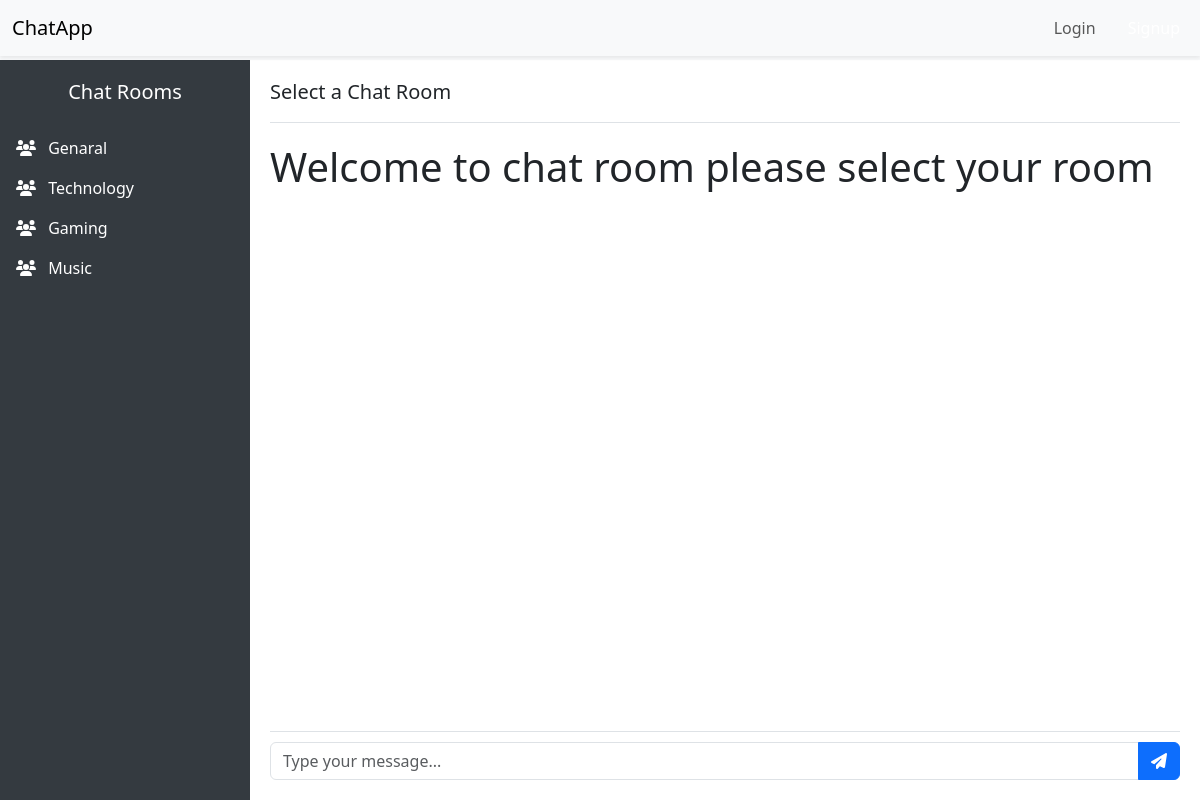
Page /pu on the earlier database version.
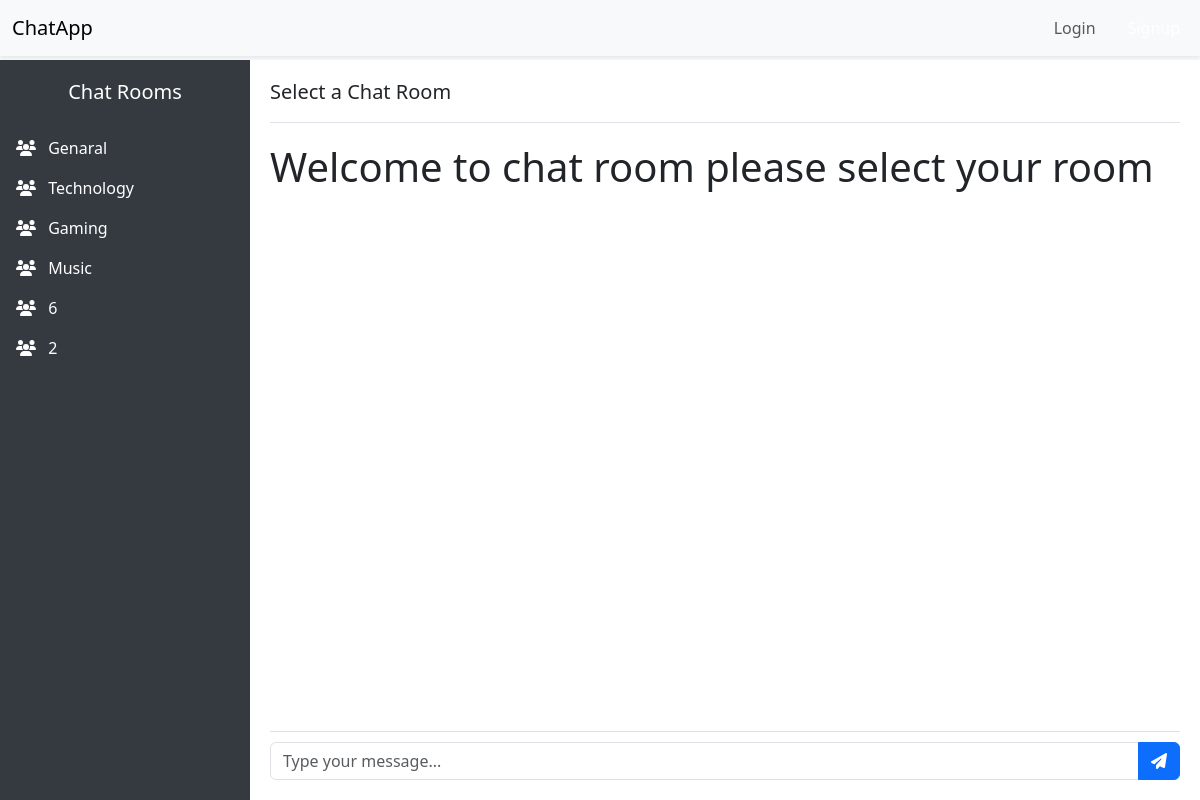
Same page on the later database version.
### globalchat/models.py (models this page shows, shortened)
class PublicChatRoom(models.Model):
	title = models.CharField(max_length=255, unique=True, blank=False)

### globalchat/views.py (the view)
# urls.py: path("pu",views.Public_chat,name='public_url'),
def Public_chat(request):
    gp_data=PublicChatRoom.objects.all()
    context={'groups':gp_data,'current_user': request.user}
    return render(request,'public_chats2.html',context)

### templates/public_chats2.html (shortened to what this page needs)
<!DOCTYPE html>
<html lang="en">
<head>
  <link href="https://cdn.jsdelivr.net/npm/bootstrap@5.3.0/dist/css/bootstrap.min.css" rel="stylesheet">
  <link rel="stylesheet" href="https://cdnjs.cloudflare.com/ajax/libs/font-awesome/6.4.0/css/all.min.css">
</head>
<body>
  <nav class="navbar navbar-expand-lg navbar-light bg-light fixed-top shadow-sm">
    <div class="container-fluid">
      <a class="navbar-brand" href="#">ChatApp</a>
      <div class="collapse navbar-collapse justify-content-end" id="navbarNav">
        <ul class="navbar-nav align-items-center">
          <li class="nav-item">
            <a class="nav-link" href="#" data-bs-toggle="modal" data-bs-target="#loginModal">Login</a>
          </li>
          <li class="nav-item">
            <a class="nav-link btn btn-primary text-white ms-3" href="#" data-bs-toggle="modal" data-bs-target="#signupModal">Signup</a>
          </li>
        </ul>
      </div>
    </div>
  </nav>
  <div class="chat-container">
    <div class="sidebar">
      <h5 class="text-center mb-4">Chat Rooms</h5>
      <div class="list-group list-group-flush">
        {% for room in groups %}
        <a href="#" class="list-group-item list-group-item-action" data-room="{{ room.title }}">
          <i class="fas fa-users me-2"></i> {{ room.title }}
        </a>
        {% endfor %}
      </div>
    </div>
    <div class="chat-window">
      <div class="chat-header">
        <h5 id="currentRoom">Select a Chat Room</h5>
      </div>
      <div class="chat-messages" id="chatMessages">
        <h1>Welcome to chat room please select your room</h1>
      </div>
      <div class="chat-input">
        <form id="messageForm">
          <div class="input-group">
            <input type="text" class="form-control" id="messageInput" placeholder="Type your message..." required>
            <button class="btn btn-primary" type="submit"><i class="fas fa-paper-plane"></i></button>
          </div>
        </form>
      </div>
    </div>
  </div>
</body>
</html>

### templates/public_chats2.html (style rules this page uses)
body, html { height: 100%; margin: 0; padding: 0; background-color: #f8f9fa; }
.chat-container { height: 100vh; display: flex; flex-direction: row; padding-top: 60px; }
.sidebar { width: 250px; background-color: #343a40; color: #ffffff; padding-top: 20px; overflow-y: auto; }
.sidebar .list-group-item { background-color: #343a40; color: #ffffff; border: none; }
.chat-window { flex: 1; display: flex; flex-direction: column; padding: 20px; background-color: #ffffff; }
.chat-header { border-bottom: 1px solid #dee2e6; padding-bottom: 10px; margin-bottom: 20px; }
.chat-messages { flex: 1; overflow-y: auto; padding-right: 10px; display: flex; flex-direction: column; }
.chat-input { border-top: 1px solid #dee2e6; padding-top: 10px; }

Differences in the rows shown:
added PublicChatRoom: title "6"
added PublicChatRoom: title "2"
